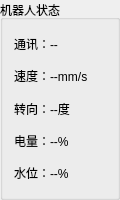
           <widget class="QGroupBox" name="groupBox_12">
            <property name="minimumSize">
             <size>
              <width>120</width>
              <height>200</height>
             </size>
            </property>
            <property name="maximumSize">
             <size>
              <width>120</width>
              <height>220</height>
             </size>
            </property>
            <property name="title">
             <string>机器人状态</string>
            </property>
            <layout class="QHBoxLayout" name="horizontalLayout_8">
             <item>
              <layout class="QHBoxLayout" name="horizontalLayout_7">
               <item>
                <layout class="QVBoxLayout" name="verticalLayout_8">
                 <item>
                  <widget class="QLabel" name="label_heartbeat">
                   <property name="text">
                    <string>通讯：--</string>
                   </property>
                  </widget>
                 </item>
                 <item>
                  <widget class="QLabel" name="label_robo_speed">
                   <property name="text">
                    <string>速度：--mm/s</string>
                   </property>
                  </widget>
                 </item>
                 <item>
                  <widget class="QLabel" name="label_steer_angle">
                   <property name="text">
                    <string>转向：--度</string>
                   </property>
                  </widget>
                 </item>
                 <item>
                  <widget class="QLabel" name="label_bat_soc">
                   <property name="text">
                    <string>电量：--%</string>
                   </property>
                  </widget>
                 </item>
                 <item>
                  <widget class="QLabel" name="label_water_level">
                   <property name="text">
                    <string>水位：--%</string>
                   </property>
                  </widget>
                 </item>
                </layout>
               </item>
              </layout>
             </item>
            </layout>
           </widget>
